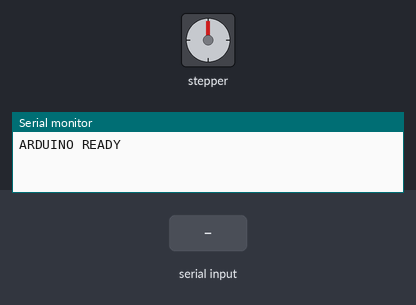
A sketch run on a simulated Arduino Uno, built with avr-gcc and run on an emulated ATmega328P. Shown: stepper motor, the last lines printed to the serial monitor. Wiring (inferred from the names in the program): stepper motor driver (200 steps per turn assumed): step pin 10; direction pin 9. The test bench sets the inputs (shaded band).

Above: at 1.2 s.
1.3 s: "MOVE::45\n" received over Serial
At 1.46 s:
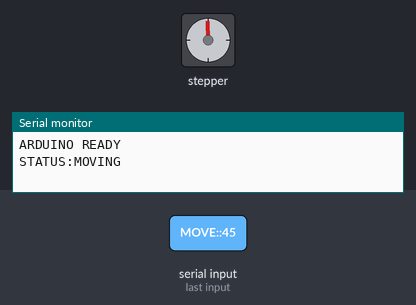
At 2.1 s:
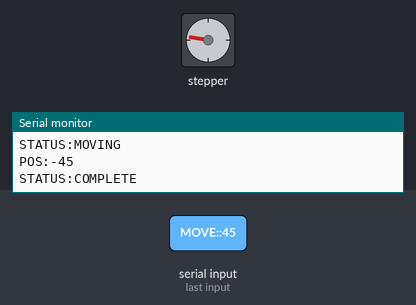
3.2 s: "MOVE::45\n" received over Serial
At 4.7 s:
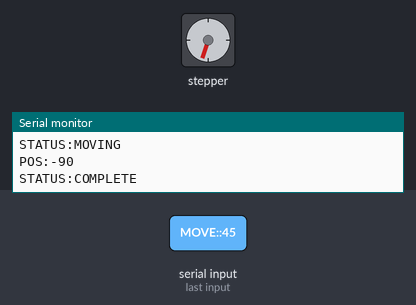
Timing chart, 0 to 6.2 s (numbered marks = the images above; inputs shaded):
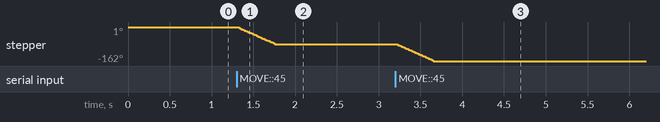

Measured:
- after the input at 1.3 s, stepper: turns 81° counter-clockwise in 0.44 s, starting at once
- after the input at 3.2 s, stepper: turns 81° counter-clockwise in 0.44 s, starting at once

The sketch:

sifu.ino
```cpp
#define DIR_PIN 9
#define PUL_PIN 10

#define DIR_FORWARD HIGH
#define DIR_BACKWARD LOW

#define MAX_FREQ 30000
#define MIN_FREQ 100

long currentPosition = 0;
bool isRunning = false;

void setup() {
  Serial.begin(115200);
  pinMode(DIR_PIN, OUTPUT);
  pinMode(PUL_PIN, OUTPUT);
  digitalWrite(PUL_PIN, LOW);
  Serial.println("ARDUINO READY");
}

void loop() {
  if (Serial.available() > 0) {
    String cmd = Serial.readStringUntil('\n');
    cmd.trim();
    if (cmd.length() > 0) parseCommand(cmd);
  }
}

void parseCommand(String cmd) {
  if (cmd.startsWith("MOVE:")) {
    int col1 = cmd.indexOf(':');
    int col2 = cmd.indexOf(':', col1+1);
    int col3 = cmd.indexOf(':', col2+1);
    int col4 = cmd.indexOf(':', col3+1);
    int col5 = cmd.indexOf(':', col4+1);

    char dir = cmd.substring(col1+1, col2).charAt(0);
    long totalPulses = cmd.substring(col2+1, col3).toInt();
    int startFreq = cmd.substring(col3+1, col4).toInt();
    int targetFreq = cmd.substring(col4+1, col5).toInt();
    int accelSteps = cmd.substring(col5+1).toInt();

    startFreq = constrain(startFreq, MIN_FREQ, MAX_FREQ);
    targetFreq = constrain(targetFreq, MIN_FREQ, MAX_FREQ);

    moveTrapezoid(dir, totalPulses, startFreq, targetFreq, accelSteps);
  }
  else if (cmd == "STOP") {
    isRunning = false;
    Serial.println("STATUS:STOPPED");
  }
  else if (cmd == "RESET") {
    currentPosition = 0;
    Serial.println("POS:0");
    Serial.println("STATUS:READY");
  }
}

void moveTrapezoid(char dir, long total, int startFreq, int targetFreq, int accelSteps) {
  if (isRunning) return;
  isRunning = true;
  Serial.println("STATUS:MOVING");

  digitalWrite(DIR_PIN, (dir == 'F') ? DIR_FORWARD : DIR_BACKWARD);
  delay(10); // 方向建立时间（伺服必须要）

  accelSteps = min((long)accelSteps, total / 2);
  long decelStart = total - accelSteps;

  for (long i = 0; i < total; i++) {
    if (!isRunning) break;

    int freq;
    if (i < accelSteps) {
      freq = map(i, 0, accelSteps, startFreq, targetFreq);
    }
    else if (i >= decelStart) {
      freq = map(i, decelStart, total, targetFreq, startFreq);
    }
    else {
      freq = targetFreq;
    }

    // 发脉冲
    digitalWrite(PUL_PIN, HIGH);
    digitalWrite(PUL_PIN, LOW);

    long delayUs = 1000000L / freq;
    delayMicroseconds(delayUs);

    currentPosition += (dir == 'F') ? 1 : -1;
  }

  isRunning = false;
  Serial.print("POS:");
  Serial.println(currentPosition);
  Serial.println("STATUS:COMPLETE");
}
```
